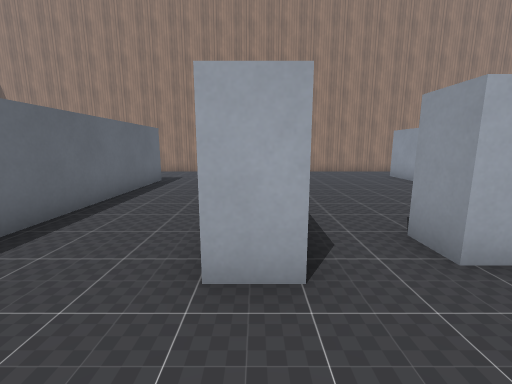
View 1 (above)

22 first-person views from a walk through a level from a Godot 3-D game. The camera is 1.3 m above the floor, tilts 10° down and sees 90° across. The floor is counted in squares, 1 m on a side. Each view is taken from the middle of a square. On the plan, view 1 faces up. The plan holds only what a view shows up to about 13 squares ahead; the rest is blank. The place goes on beyond the plan. Characters and animated objects are not drawn. Some surface patterns are stand-ins.

View 2
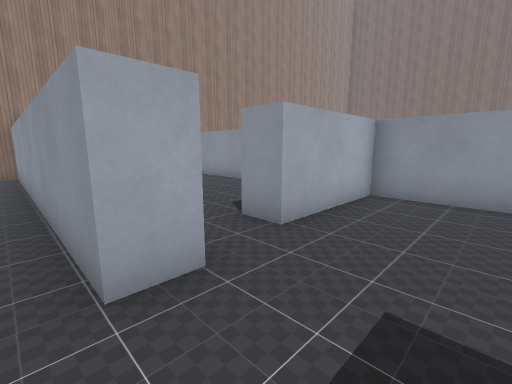

View 3
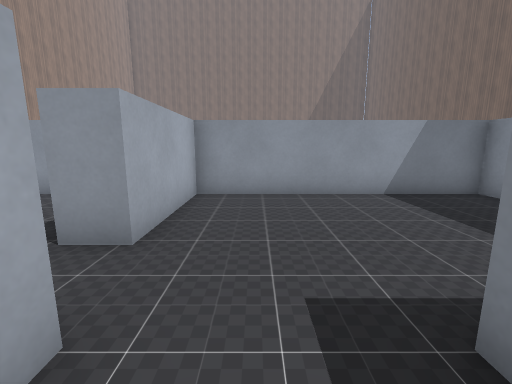

View 4
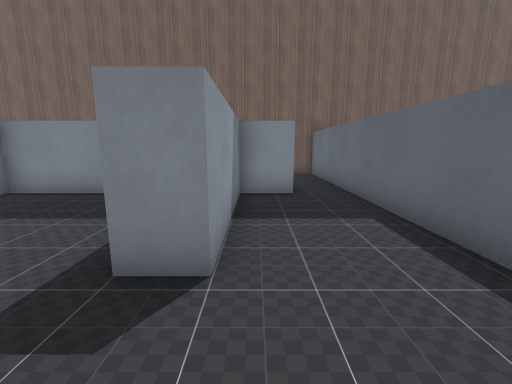

View 5
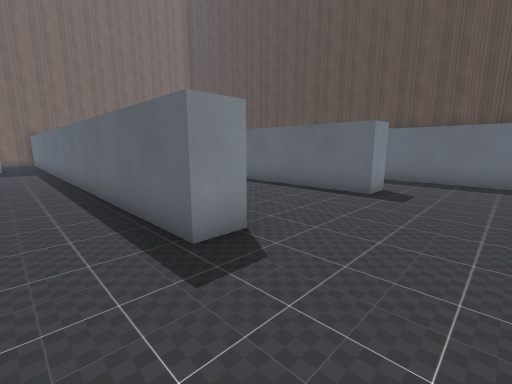

View 6
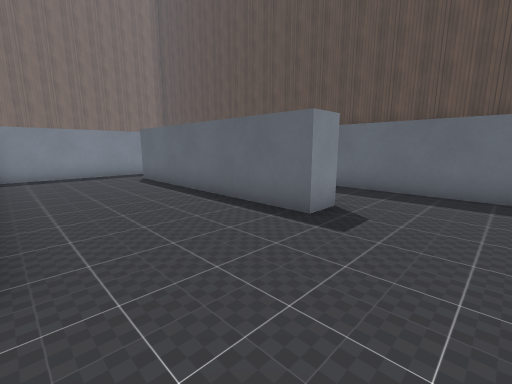

View 7
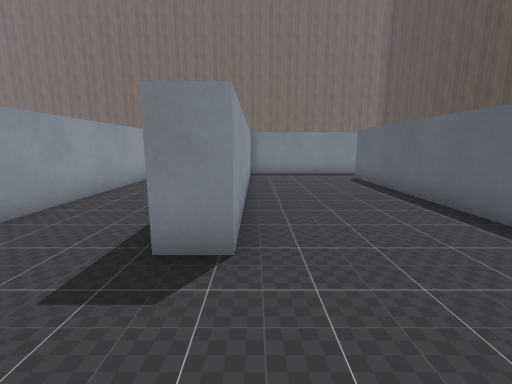

View 8
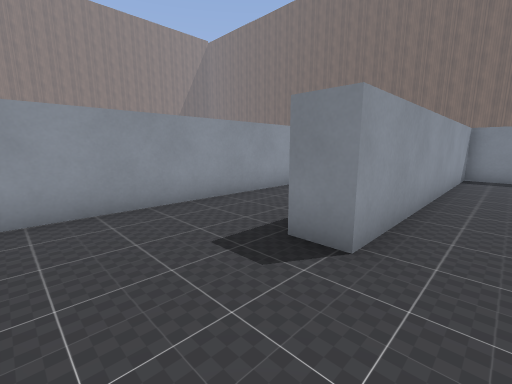

View 9
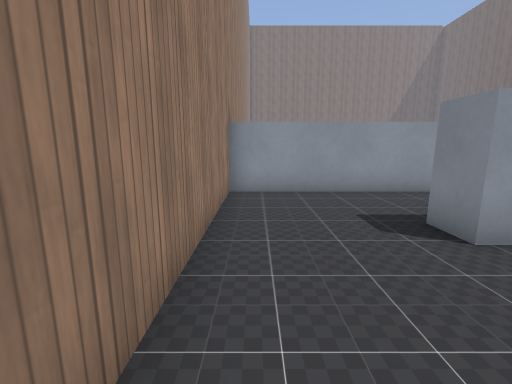

View 10
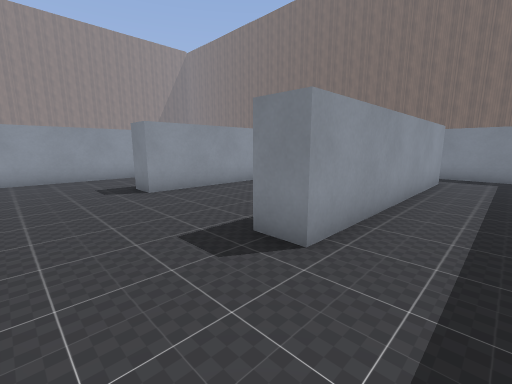

View 11
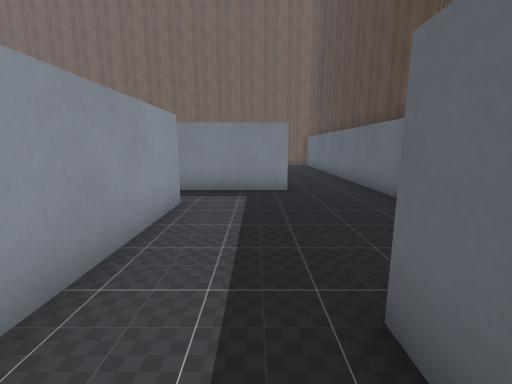

View 12
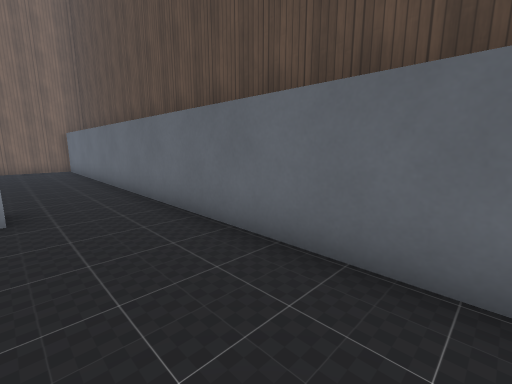

View 13
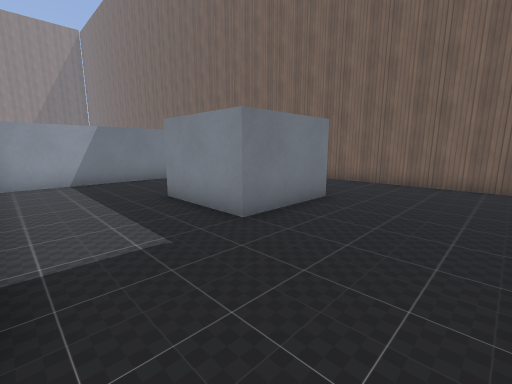

View 14
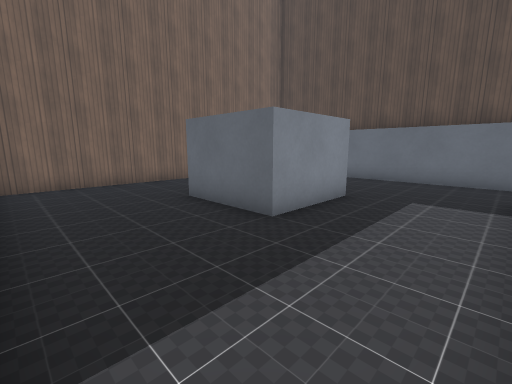

View 15
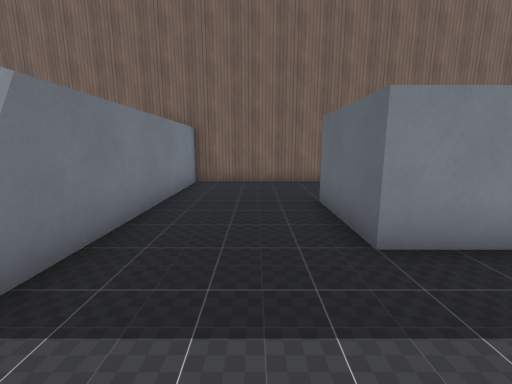

View 16
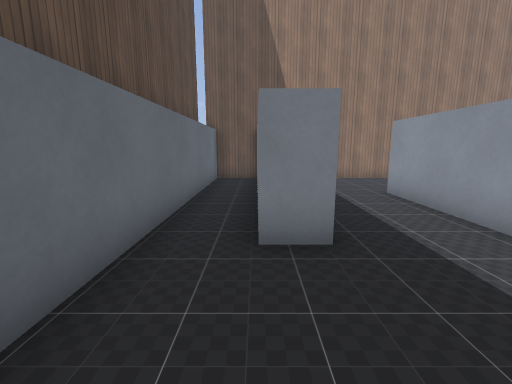

View 17
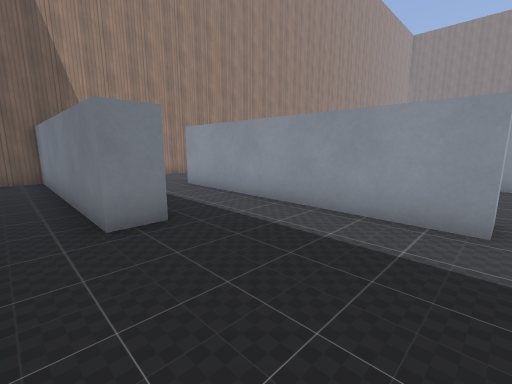

View 18
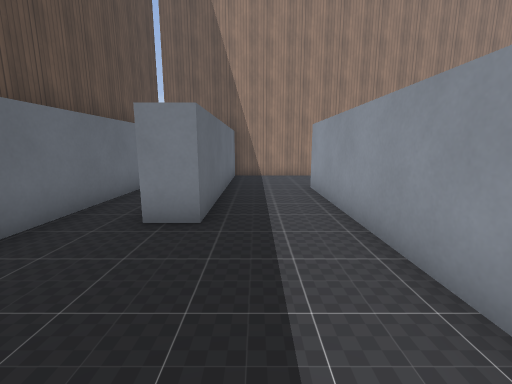

View 19
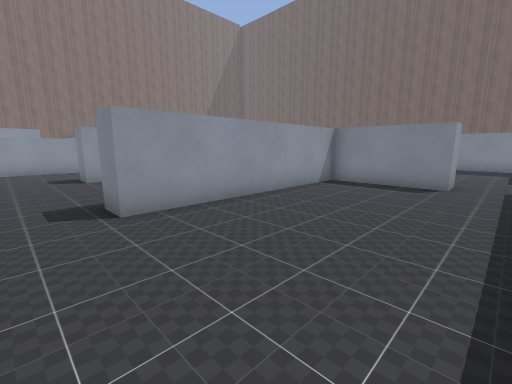

View 20
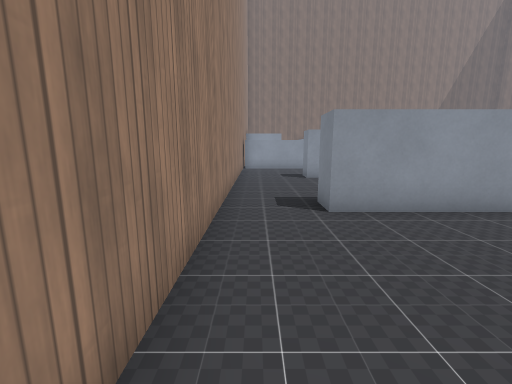

View 21
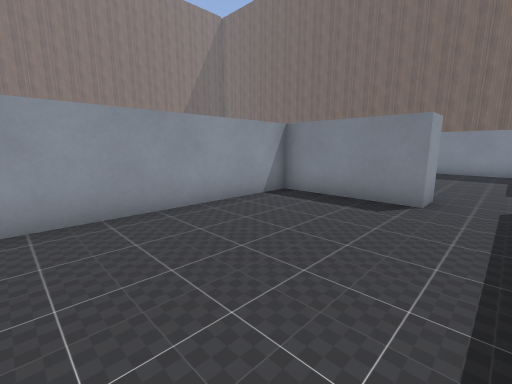

View 22
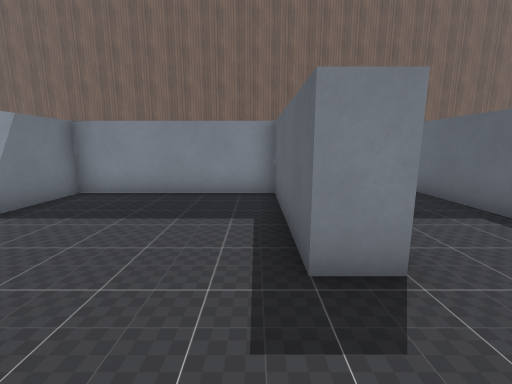

### Floor plan
Points are (right, up) in squares from view 1. A wall is a line through its corners. A room is listed if a view was taken in it or the views show most of it. See-through windows are left out.
Room 1 (views 1, 2, 3, 4, 5, 6, 7, 8, 9, 10, 22)
walls: (0.5, 2.3) (-0.5, 2.3) (-0.5, 13.8) (-13, 13.8) (-13, 11.4); (-10.6, 0.3) (-4.7, 0.3) (-4.7, 10.1) (-3.7, 10.1) (-3.7, -4.6); (-10.2, 10.3) (-9.2, 10.3) (-9.2, 2.1) (-10.2, 2.1); (-2.1, -5.2) (-0.5, -5.2) (-0.5, -0.4) (0.5, -0.4) (0.5, -5.2) (6, -5.2) (6, 2.7) (2.3, 2.7) (2.3, 3.7)
ways out: opening at (-11.5, 11.5) to room 2; opening at (-9.5, 1.5) to room 2; opening at (1.5, 3) to room 3; opening at (-3, -5.5)
Room 2 (views 11, 12, 13, 14, 15, 16, 17, 18)
walls: (-13, 0.3) (-10.6, 0.3); (-10.2, 2.1) (-10.2, 10.3); (-11.5, -7.1) (-11.5, -4.1) (-8.5, -4.1) (-8.5, -7.1); (-15.1, -10.6) (-4.7, -10.6) (-4.7, -1); (-13, 11.4) (-13, 6.3) (-14, 6.3) (-14, 13.8) (-15.6, 13.8) (-15.6, -10)
ways out: opening at (-11.5, 11.5) to room 1; opening at (-9.5, 1.5) to room 1
Room 3 (views 19, 20, 21)
walls: (2.3, 3.7) (6, 3.7) (6, 11.5); (5.6, 13.8) (1.6, 13.8)
ways out: opening at (1.5, 3) to room 1; opening at (6.5, 12.5)

Positions as (right, up) in squares from view 1, and headings:
1: (0, 0), facing up
2: (-1, 0), facing up-right
3: (-1, 1), facing right
4: (-1, 2), facing down
5: (-2, 13), facing down-left
6: (-5, 13), facing down-left
7: (-5, 13), facing down
8: (-6, 13), facing down-right
9: (-8, 13), facing right
10: (-12, 13), facing down-right
11: (-12, 8), facing down
12: (-13, 6), facing down-left
13: (-15, -1), facing down-right
14: (-5, -1), facing down-left
15: (-7, -1), facing down
16: (-14, 3), facing up
17: (-15, 2), facing up-right
18: (-12, 2), facing up
19: (1, 13), facing down-right
20: (1, 13), facing right
21: (1, 10), facing down-right
22: (1, 2), facing down
